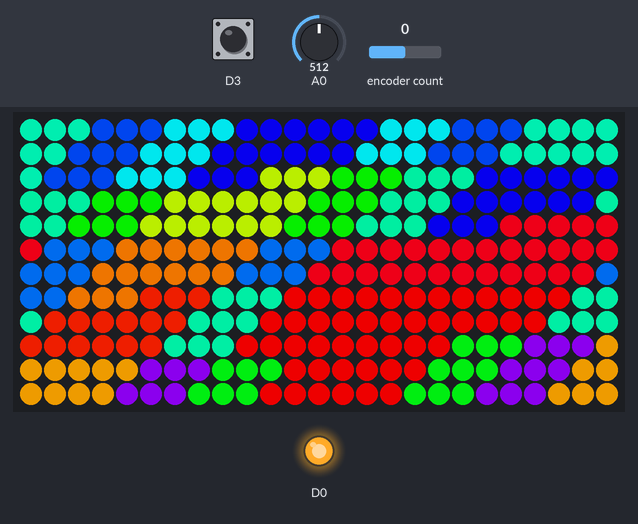
The sketch below on a simulated ESP8266 (NodeMCU). On the bench: 25×12 RGB LED matrix (first LED top left, wired row by row), output pins drawn as LEDs (lit = HIGH). The inputs (shaded band) are chosen by the test bench; at power-on: D3 HIGH, encoder count 0, A0 = 512. Dim RGB values are drawn brighter than linear; WiFi joins after 1.5 s; servers stay silent unless stated; random numbers use the default seed unless the sketch sets one.

Above: at 2.7 s.
2.8 s: D3 pulled LOW for 0.15 s
At 3.03 s:
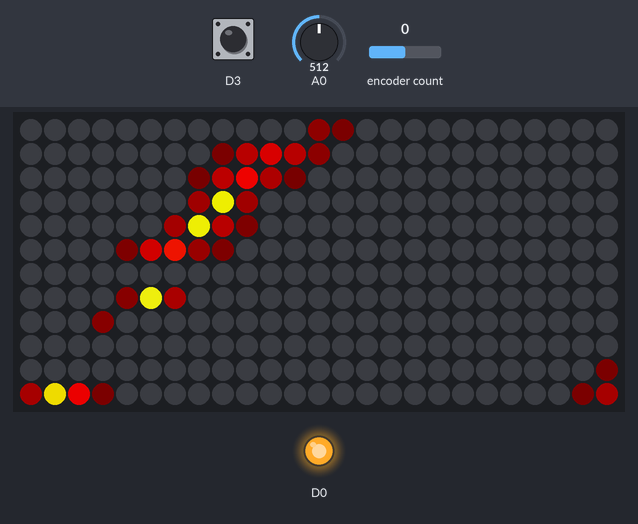
3.5 s: D3 pulled LOW for 1 s
At 3.65 s:
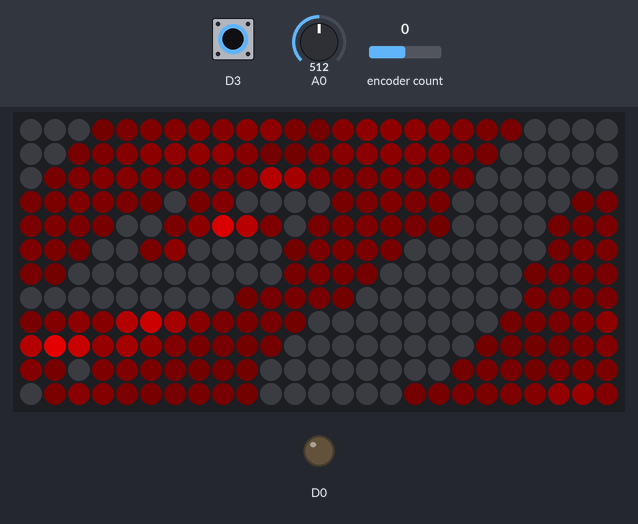
5.1 s: D3 pulled LOW for 0.15 s
At 5.15 s:
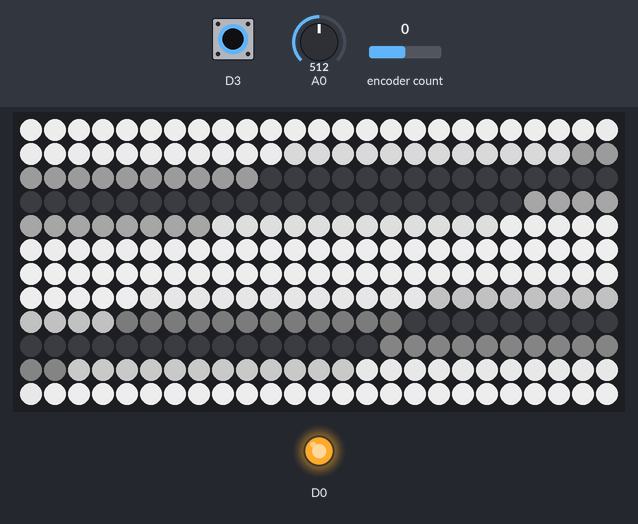
5.8 s: D3 pulled LOW for 3.2 s
At 6.31 s:
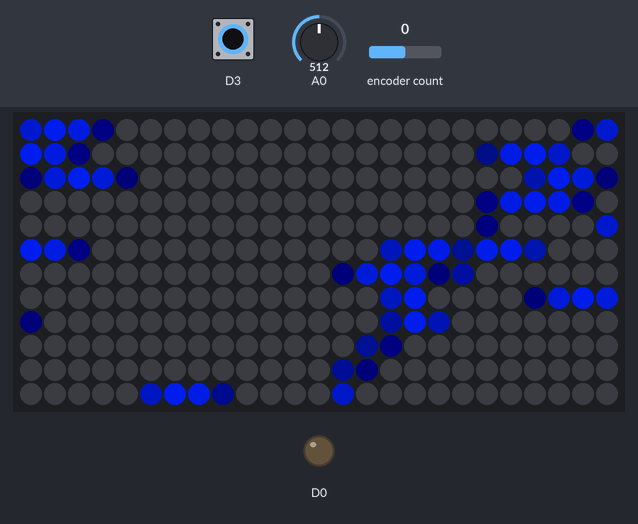
9.6 s: encoder count set to 1
At 10.05 s:
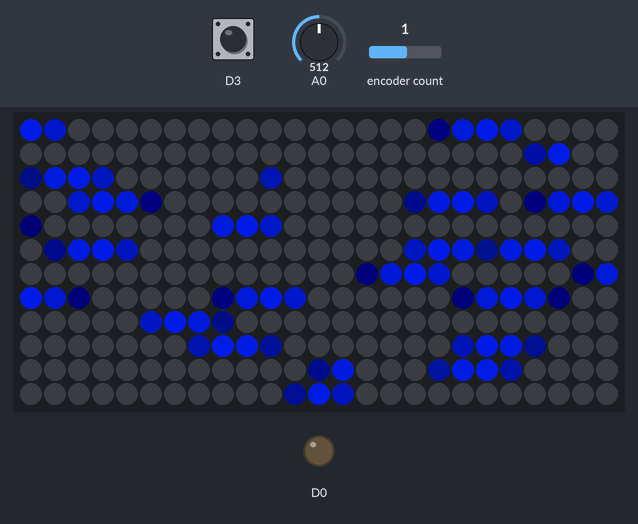
11.3 s: encoder count set to 2
At 11.62 s:
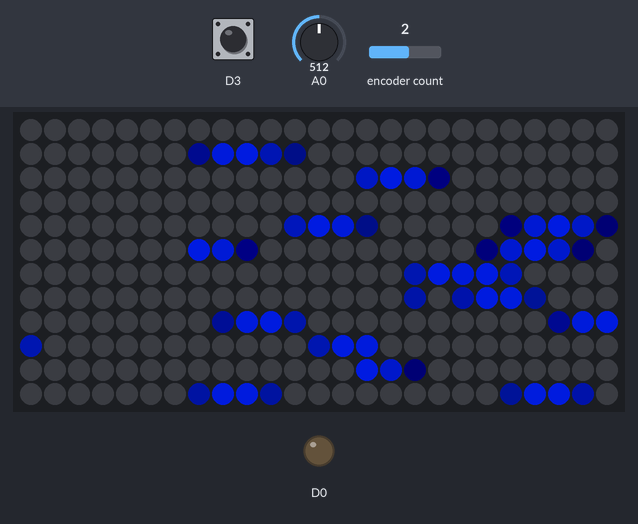
Timing chart, 0 to 13.9 s (numbered marks = the images above; inputs shaded):
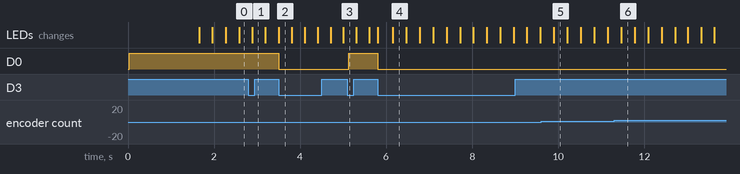

Measured:
- after the input at 3.5 s, D0: HIGH → LOW at once
- after the input at 5.1 s, D0: LOW → HIGH at once
- after the input at 5.8 s, D0: HIGH → LOW at once

The sketch:

blinky.ino
```cpp
#include <ArduinoOTA.h>
#include <ESP8266HTTPUpdateServer.h>
#include <ESP8266mDNS.h>
#include <ESP8266WebServer.h>
#include <NeoPixelBus.h>
#include <NeoPixelAnimator.h>
#include <WiFiManager.h>

#include <memory>

#include "anim.hpp"
#include "anim_disco.hpp"
#include "anim_fire.hpp"
#include "anim_lighthouse.hpp"
#include "anim_plasma.hpp"
#include "anim_rain.hpp"
#include "anim_starry_night.hpp"
#include "anim_warp_core.hpp"

void SetRandomSeed() {
    uint32_t seed;
    seed = analogRead(0);
    delay(1);

    for (int shifts = 3; shifts < 31; shifts += 3) {
        seed ^= analogRead(0) << shifts;
        delay(1);
    }

    randomSeed(seed);
}

WiFiManager wifiManager;
ESP8266WebServer httpServer(80);
ESP8266HTTPUpdateServer httpUpdater;

output out;
std::unique_ptr<animation> anim = nullptr;
Encoder knob(D1, D2);
int32_t knob_last = 0;
uint32_t anim_idx = 0;
bool btn_handled = false;
unsigned long last_btn_input = 0;
long const debounce_delay = 50; /* ms */

void set_animation() {
    out.clear();

    switch (anim_idx) {
    case 0:
        anim = std::unique_ptr<animation>(new anim_disco(&out));
        break;

    case 1:
        anim = std::unique_ptr<animation>(new anim_fire(&out));
        break;

    case 2:
        anim = std::unique_ptr<animation>(new anim_lighthouse(&out));
        break;

    case 3:
        anim = std::unique_ptr<animation>(new anim_plasma(&out));
        break;

    case 4:
        anim = std::unique_ptr<animation>(new anim_rain(&out));
        break;

    case 5:
        anim = std::unique_ptr<animation>(new anim_starry_night(&out));
        break;

    default:
        anim = std::unique_ptr<animation>(new anim_warp_core(&out));
        break;
    }
}

void setup() {
    out.show();
    SetRandomSeed();
    knob.write(knob_last);

    pinMode(D3, INPUT | INPUT_PULLUP);
    pinMode(D0, OUTPUT);
    digitalWrite(D0, 1);

    MDNS.begin("blinky");
    wifiManager.autoConnect();
    httpUpdater.setup(&httpServer);
    httpServer.begin();
    MDNS.addService("http", "tcp", 80);
    ArduinoOTA.begin();

    set_animation();
}

void loop() {
    httpServer.handleClient();
    ArduinoOTA.handle();

    /* adjust brightness */
    const int32_t knob_now = knob.read();
    if (std::abs(knob_now - knob_last) >= 4) {
        out.adjust_brightness(knob_now > knob_last);
        knob_last = knob_now;
    }

    /* toggle animations */
    auto const btn_state = digitalRead(D3);
    long const now = millis();

    if ((now - last_btn_input) > debounce_delay) {
        last_btn_input = now;

        if (!btn_state && !btn_handled) {
            auto const ANIM_COUNT = 6;
            anim_idx = (anim_idx + 1) % ANIM_COUNT;
            digitalWrite(D0, anim_idx % 2);
            set_animation();
            btn_handled = true;
        } else if (btn_state) {
            btn_handled = false;
        }
    }

    anim->loop();
    out.show();
}
```

anim.hpp
```cpp
#pragma once

#include <Arduino.h>
#include <Encoder.h>
#include <NeoPixelBrightnessBus.h>
#include <NeoPixelAnimator.h>

#include <cstdint>

const uint8_t COLUMNS = 25;
const uint8_t ROWS = 12;
const uint16_t PIXEL_COUNT = COLUMNS * ROWS;

class output {
public:
    static const uint16_t BRIGHT_MIN = 1;
    static const uint16_t BRIGHT_MAX = 200;

    output() : strip(PIXEL_COUNT), brightness(BRIGHT_MAX) {
        strip.Begin();
        strip.SetBrightness(brightness);
    }

    void set_pixel(uint16_t idx, RgbwColor const & c) {
        strip.SetPixelColor(idx, colorGamma.Correct(c));
    }

    void show() {
        strip.Show();
    }

    void clear() {
        for (int i=0; i < PIXEL_COUNT; i++) {
            set_pixel(i, RgbwColor(0));
        }
    }

    void adjust_brightness(bool darker) {
        if (darker) {
            brightness = std::min(brightness * 0.9f, brightness - 1.0f);
        } else {
            brightness = std::max(brightness * 1.1f, brightness + 1.0f);
        }

        brightness = std::max(BRIGHT_MIN, std::min(BRIGHT_MAX, brightness));
        strip.SetBrightness(brightness);
    }

private:
    NeoPixelBrightnessBus<NeoGrbwFeature, Neo800KbpsMethod> strip;
    NeoGamma<NeoGammaTableMethod> colorGamma;
    uint16_t brightness;
};

class animation {
public:
    animation(output * out) : out(out) { }

    virtual ~animation() { }

    virtual void loop() { }

    static uint16_t to_index(uint8_t col, uint8_t row) {
        const int16_t c = col;
        const int16_t r = ROWS - row - 1;

        return c * (int16_t)ROWS + ((c % 2 == 0) ? r : ((int16_t)ROWS - r - 1));
    }

protected:
    void set_pixel(uint8_t col, uint8_t row, RgbwColor const & c) const {
        out->set_pixel(to_index(col, row), c);
    }

    void set_pixel(uint16_t idx, RgbwColor const & c) const {
        out->set_pixel(idx, c);
    }

private:
    output * const out;
};

class work_light final : public animation {
public:
    work_light(output * out) : animation(out) {
        for (int i = 0; i < PIXEL_COUNT; i++) {
            set_pixel(i, RgbwColor(255, 255, 255));
        }
    }
};
```

anim_disco.hpp
```cpp
#pragma once

#include "anim.hpp"

class anim_disco final : public animation {
public:
    anim_disco(output * out) : animation(out), anims(ANIMS), state(ANIMS) {
        for (int i=0; i < ANIMS; i++) {
            start(i);
        }
    }

    void loop() override {
        anims.UpdateAnimations();
    }

private:
    typedef std::pair<HslColor, HslColor> state_t;

    int const SROWS = 4;
    int const SCOLS = 5;
    int const ANIMS = SROWS * SCOLS;

    void start(uint16_t i) {
        anims.StartAnimation(i, 500 + random(500),
                std::bind(&anim_disco::animate, this, std::placeholders::_1));
    }

    void animate(const AnimationParam& param) {
        if (param.state == AnimationState_Started) {
            state[param.index].first = state[param.index].second;
            state[param.index].second = HslColor(random(100) / 100.0f, 1.0f, 0.5f);
        } else if (param.state == AnimationState_Completed) {
            start(param.index);
        } else if (param.state == AnimationState_Progress) {
            int const r0 = (param.index / SCOLS) * 3;
            int const r1 = r0 + 3;
            int const c0 = (param.index % SCOLS) * 5;
            int const c1 = c0 + 5;

            for (int r = r0; r < r1; r++) {
                for (int c = c0; c < c1; c++) {
                    HslColor const result = HslColor::LinearBlend<NeoHueBlendShortestDistance>(
                        state[param.index].first, state[param.index].second, param.progress);
                    set_pixel(c, r, result);
                }
            }
        }
    }

    NeoPixelAnimator anims;
    std::vector<state_t> state;
};
```

anim_fire.hpp
```cpp
#pragma once

#include "anim.hpp"

class anim_fire final : public animation {
public:
    static constexpr float MAX_HEAT = 255.0f;
    static constexpr float SCALE_NEW = 0.28f;
    static constexpr float SCALE_OLD = 0.70f;

    anim_fire(output * out) : animation(out) {
        for (int i = 0; i < 2; i++) {
            for (int r = 0; r < ROWS; r++) {
                for (int c = 0; c < COLUMNS; c++) {
                    heat[i][r][c] = 0.0f;
                }
            }
        }
    }

    void loop() override {
        std::swap(heat_src, heat_target);
        add_sparks();
        burn();
        show();
    }

private:
    void burn() {
        for (int r = 0; r < ROWS; r++) {
            for (int c = 0; c < COLUMNS; c++) {
                float sum = 0;

                if (r > 0) {
                    sum += 0.50 * heat[heat_src][r-1][c];  // below
                }

                sum +=
                    0.25 * heat[heat_src][r][c == 0 ? (COLUMNS - 1) : c - 1] +  // left
                    0.25 * heat[heat_src][r][c == COLUMNS - 1 ? 0 : c + 1];   // right

                heat[heat_target][r][c] = SCALE_NEW * sum + SCALE_OLD * heat[heat_src][r][c];
            }
        }
    }

    void add_sparks() {
        for (int c=0; c < COLUMNS; c++) {
            if (random(100) > 96) {
                heat[heat_src][0][c] = MAX_HEAT / 2 + random(MAX_HEAT / 2);
            }
        }
    }

    RgbwColor map_color(float heat) const {
        const float d = std::max(std::min(heat / MAX_HEAT, 1.0f), 0.0f);
        const uint8_t maxBright = 255;

        static const RgbwColor black = RgbwColor(0);
        static const RgbwColor red = RgbwColor(maxBright, 0, 0);
        static const RgbwColor yellow = RgbwColor(maxBright, maxBright, 0);
        static const RgbwColor white = RgbwColor(maxBright, maxBright, maxBright);

        RgbwColor result;

        if (d < 0.25f) {
            return RgbwColor::LinearBlend(black, red, d * 4);
        } else if (d < 0.5f) {
            return RgbwColor::LinearBlend(red, yellow, (d - 0.25f) * 4);
        } else {
            return RgbwColor::LinearBlend(yellow, white, (d - 0.5f) * 2);
        }
    }

    void show() const {
        for (int c = 0; c < COLUMNS; c++) {
            for (int r = 0; r < ROWS; r++) {
                set_pixel(c, r, map_color(heat[heat_target][r][c]));
            }
        }
    }

    uint8_t heat_target = 0;
    uint8_t heat_src = 1;
    float heat[2][ROWS][COLUMNS];
};
```

anim_lighthouse.hpp
```cpp
#pragma once

#include <Arduino.h>
#include <NeoPixelBus.h>
#include <NeoPixelAnimator.h>

#include <functional>

#include "anim.hpp"

class anim_lighthouse final : public animation {
public:

    anim_lighthouse(output * out) : animation(out), animations(1) {
        animations.StartAnimation(0, 2000,
            std::bind(&anim_lighthouse::animate, this, std::placeholders::_1));
    }

    ~anim_lighthouse() {
        animations.StopAll();
    }

    void loop() override {
        animations.UpdateAnimations();
    }

private:
    void animate(const AnimationParam& param) {
        if (param.state == AnimationState_Completed) {
            animations.RestartAnimation(param.index);
        } else if (param.state == AnimationState_Progress) {
            for (int col = 0; col < COLUMNS; col++) {
                const float d1 = param.progress * M_PI * 2;
                const float d2 = ((float)col / COLUMNS) * M_PI * 2;
                const float d = fabsf(sin(d1 - d2));
                const float de = NeoEase::CubicInOut(d);
                const RgbwColor c = RgbwColor::LinearBlend(RgbwColor(0), RgbwColor(255), de);

                for (int row = 0; row < ROWS; row++) {
                    set_pixel(col, row, c);
                }
            }
        }
    }

    NeoPixelAnimator animations; // NeoPixel animation management object
    uint16_t frontPixel = 0;  // the front of the loop
    RgbColor frontColor;  // the color at the front of the loop
};
```

anim_plasma.hpp
```cpp
#pragma once

#include "anim.hpp"

uint16_t SINE_TABLE[] = {
    0, 1144, 2287, 3430, 4571, 5712, 6850, 7987, 9121, 10252, 11380,
    12505, 13625, 14742, 15854, 16962, 18064, 19161, 20251, 21336, 22414,
    23486, 24550, 25607, 26655, 27696, 28729, 29752, 30767, 31772, 32768,

    33753, 34728, 35693, 36647, 37589, 38521, 39440, 40347, 41243, 42125,
    42995, 43851, 44695, 45524, 46340, 47142, 47929, 48702, 49460, 50203,
    50930, 51642, 52339, 53019, 53683, 54331, 54962, 55577, 56174, 56755,

    57318, 57864, 58392, 58902, 59395, 59869, 60325, 60763, 61182, 61583,
    61965, 62327, 62671, 62996, 63302, 63588, 63855, 64103, 64331, 64539,
    64728, 64897, 65047, 65176, 65286, 65375, 65445, 65495, 65525, 65535,
};

class anim_plasma final : public animation {
public:
    anim_plasma(output * out) : animation(out), anims(2) {
        anims.StartAnimation(0, 10000,
            std::bind(&anim_plasma::animate, this, std::placeholders::_1));

        anims.StartAnimation(1, 3333,
            std::bind(&anim_plasma::animate_p1, this, std::placeholders::_1));
    }

    void loop() override {
        anims.UpdateAnimations();
    }

private:

    float fast_sin(float f) {
        long x = f + 0.5f;
        boolean pos = true;  // positive - keeps an eye on the sign.

        if (x < 0) {
            x = -x;
            pos = !pos;
        }

        if (x >= 360) {
            x %= 360;
        }

        if (x > 180) {
            x -= 180;
            pos = !pos;
        }

        if (x > 90) {
            x = 180 - x;
        }

        return SINE_TABLE[x] * (pos ? 0.0000152590219f : -0.0000152590219f);
    }

    RgbwColor map_grey(float v) {
        return RgbwColor(255.0f * (0.5f + 0.5f * v * 0.8f));
    }

    RgbwColor map_colour_1(float v) {
        const uint8_t r = 255.0f * (0.5f + 0.5f * fast_sin(v));
        const uint8_t g = 255.0f * (0.5f + 0.5f * fast_sin(v + 90));

        return RgbwColor(r, g, 0, 0);
    }

    void animate(const AnimationParam& param) {
        if (param.state == AnimationState_Completed) {
            anims.RestartAnimation(param.index);
        } else if (param.state == AnimationState_Progress) {
            const float time = param.progress * 3600.0f;

            for (int col = 0; col < COLUMNS; col++) {
                for (int row = 0; row < ROWS; row++) {
                    float v = 0.0f;
                    const float x = (float)col / M_PI * 180.0f / COLUMNS;
                    const float y = (float)row / M_PI * 180.0f / ROWS;

                    v += fast_sin(x * (5.0f + 5.0f * p1) + time);
                    v += fast_sin((y * 10.0f + time) * 0.5f);
                    v += fast_sin((x * 10.0f + y * 10.0f + time) / 2.0f);

                    const float cx = x + 0.5f * fast_sin(time / 15.0f);
                    const float cy = y + 0.5f * fast_sin(time / 13.0f + 90.0f);
                    v += fast_sin(sqrtf(100.0f * (cx * cx + cy * cy) + 1) + time);

                    const auto c = map_colour_1(v * 180.0f);

                    set_pixel(col, row, c);
                }
            }
        }
    }

    void animate_p1(const AnimationParam& param) {
        if (param.state == AnimationState_Progress) {
            p1 = fast_sin(param.progress * 360.0f);
        } else if (param.state == AnimationState_Completed) {
            anims.RestartAnimation(param.index);
        }
    }

    NeoPixelAnimator anims;
    float p1 = 0;
};
```

anim_rain.hpp
```cpp
#pragma once

#include "anim.hpp"

class anim_rain final : public animation {
public:
    anim_rain(output * out) : animation(out), anims(COLUMNS) {
        for (int i = 0; i < COLUMNS; i++) {
            start(i);
        }
    }

    void loop() override {
        anims.UpdateAnimations();
    }

private:
    void start(uint16_t i) {
        anims.StartAnimation(i, 500 + random(2500),
                std::bind(&anim_rain::animate, this, std::placeholders::_1));
    }

    void animate(const AnimationParam& param) {
        if (param.state == AnimationState_Completed) {
            start(param.index);
        } else if (param.state == AnimationState_Progress) {
            float const drop_y = (ROWS + 6) * (1 - param.progress) - 3.0f;

            for (int row = 0; row < ROWS; row++) {
                const float d = std::min(std::max(fabsf(row - drop_y) / 3.0f, 0.0f), 1.0f);
                const float de = NeoEase::CubicInOut(d);
                const RgbwColor c = RgbwColor::LinearBlend(RgbwColor(0, 100, 255), RgbwColor(0), de);

                set_pixel(param.index, row, c);
            }
        }
    }

    NeoPixelAnimator anims;
};
```

anim_starry_night.hpp
```cpp
#pragma once

#include <Arduino.h>
#include <NeoPixelBus.h>
#include <NeoPixelAnimator.h>

#include "anim.hpp"

class anim_starry_night : public animation {
public:
    static const uint16_t STAR_COUNT = 32;
    static const long FADE_TIME_MIN = 1000;
    static const long FADE_TIME = 2000;

    anim_starry_night(output * out) : animation(out), anims(STAR_COUNT) {
        for (uint16_t i = 0; i < STAR_COUNT; i++) {
            anims.StartAnimation(i, FADE_TIME_MIN + random(FADE_TIME),
                std::bind(&anim_starry_night::FadeOutAnimUpdate, this, std::placeholders::_1));
        }
    }

    void loop() {
        anims.UpdateAnimations();
    }

    ~anim_starry_night() {
        anims.StopAll();
    }

private:
    void FadeOutAnimUpdate(const AnimationParam& param) {

        switch (param.state) {
            case AnimationState_Progress:
                set_pixel(indices[param.index],
                    RgbwColor::LinearBlend(RgbwColor(255), RgbwColor(0), fabs(param.progress - 0.5) * 2));
                break;

            case AnimationState_Started:
                {
                    // find a pixel that is currently not animated
                    bool again = true;
                    uint16_t next_pixel;
                    while (again) {
                        again = false;
                        next_pixel = random(PIXEL_COUNT);

                        for (auto p : indices) {
                            if (p == next_pixel) {
                                again = true;
                                break;
                            }
                        }
                    }

                    indices[param.index] = next_pixel;
                }

                break;

            case AnimationState_Completed:
                set_pixel(indices[param.index], RgbwColor(0));
                anims.StartAnimation(param.index, FADE_TIME_MIN + random(FADE_TIME),
                    std::bind(&anim_starry_night::FadeOutAnimUpdate, this, std::placeholders::_1));
                break;

        }
    }

    NeoPixelAnimator anims;
    uint16_t indices[STAR_COUNT];
};
```

Source omitted: anim_warp_core.hpp (2500 bytes)
